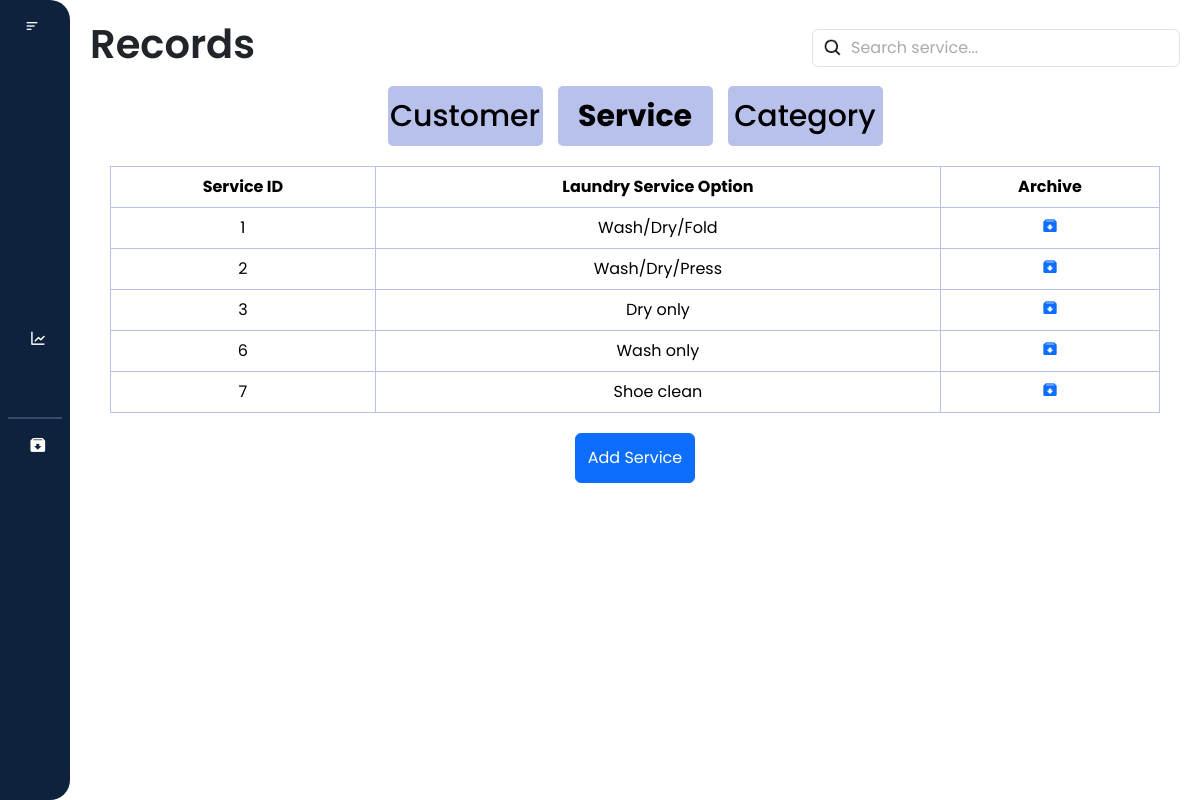
The page /records/service.php (signed in) on the database as committed earlier.
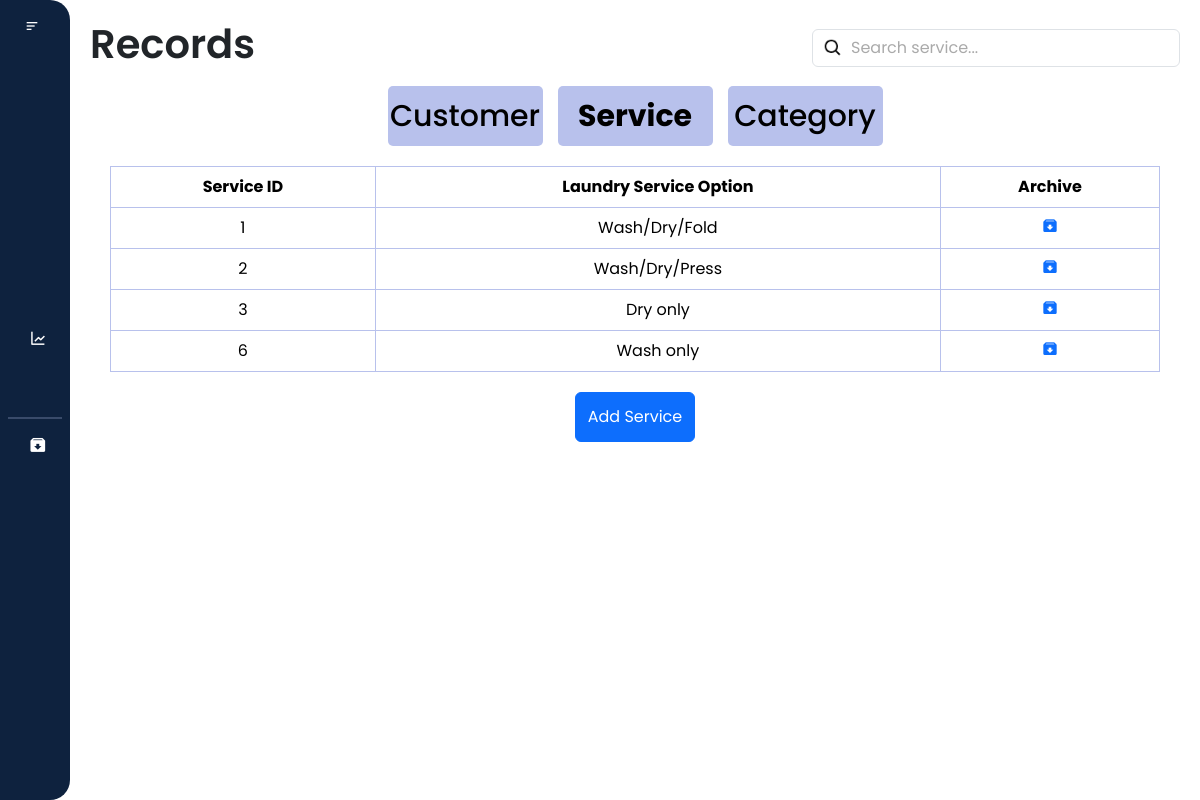
The same page on the database as committed later.
### tables this page shows
CREATE TABLE `service` (
  `service_id` int(11) NOT NULL,
  `laundry_service_option` varchar(255) NOT NULL
);

### records/service.php (the view, shortened to what the changed rows need)
<?php
require_once('service_db.php');
?>
<!DOCTYPE html>
<html lang="en">
<head>
    <link href="https://cdn.jsdelivr.net/npm/bootstrap@5.3.3/dist/css/bootstrap.min.css" rel="stylesheet"
>
    <link href="https://cdn.lineicons.com/4.0/lineicons.css" rel="stylesheet" />
    <link href='https://unpkg.com/boxicons@2.1.4/css/boxicons.min.css' rel='stylesheet'>
    <link rel="stylesheet" href="service.css">
</head>
<body>
    <div class="wrapper">
        <div class="main-content">
            <nav>
                <div class="d-flex justify-content-between align-items-center">
                    <h1>Records</h1>
            </nav>
            <div class="table-responsive">
                <table class="table table-bordered text-center">
                    <thead>
                        <tr class="bg-dark text-white">
                            <th>Service ID</th>
                            <th>Laundry Service Option</th>
                            <th>Archive</th>
                        </tr>
                    </thead>
                    <tbody id = "service_table">
                        <?php
                        $query = "SELECT * FROM service";
                        $result = mysqli_query($con, $query);
                        if ($result && $result->num_rows > 0) {
                            while($row = mysqli_fetch_assoc($result)) {
                        ?>
                            <tr>
                                <td><?php echo $row["service_id"]; ?></td>
                                <td><?php echo $row["laundry_service_option"]; ?></td>
                                <td>
                                    <a href='javascript:void(0);' class='archive-btn'
                                        data-id="<?php echo $row['service_id']; ?>"
                                        data-option="<?php echo $row['laundry_service_option']; ?>">
                                        <i class='bx bxs-archive-in'></i>
                                    </a>
                                </td>
                            </tr>
                        <?php
                            }
                        } else {
                        ?>
                    <tr>
                        <td colspan="3">No laundry service option found.</td>
                    </tr>
                    <?php
                        }
                        ?>
                    </tbody>
                </table>
            </div>
        </div>
    </div>
</body>
</html>

Rows that differ between the two databases and show on the page:
removed service: service_id "7", laundry_service_option "Shoe clean"
